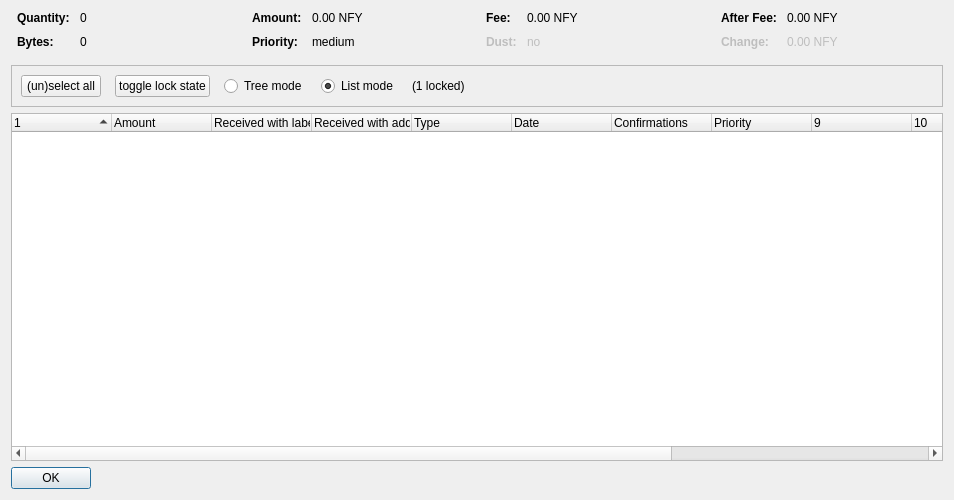
<?xml version="1.0" encoding="UTF-8"?>
<ui version="4.0">
 <class>CoinControlDialog</class>
 <widget class="QDialog" name="CoinControlDialog">
  <property name="geometry">
   <rect>
    <x>0</x>
    <y>0</y>
    <width>954</width>
    <height>500</height>
   </rect>
  </property>
  <property name="windowTitle">
   <string>Coin Selection</string>
  </property>
  <layout class="QVBoxLayout" name="verticalLayout">
   <item>
    <layout class="QHBoxLayout" name="horizontalLayoutTop" stretch="0,0,0,0">
     <property name="topMargin">
      <number>0</number>
     </property>
     <property name="bottomMargin">
      <number>10</number>
     </property>
     <item>
      <layout class="QFormLayout" name="formLayoutCoinControl1">
       <property name="horizontalSpacing">
        <number>10</number>
       </property>
       <property name="verticalSpacing">
        <number>10</number>
       </property>
       <property name="leftMargin">
        <number>6</number>
       </property>
       <property name="rightMargin">
        <number>6</number>
       </property>
       <item row="0" column="0">
        <widget class="QLabel" name="labelCoinControlQuantityText">
         <property name="font">
          <font>
           <weight>75</weight>
           <bold>true</bold>
          </font>
         </property>
         <property name="text">
          <string>Quantity:</string>
         </property>
        </widget>
       </item>
       <item row="0" column="1">
        <widget class="QLabel" name="labelCoinControlQuantity">
         <property name="cursor">
          <cursorShape>IBeamCursor</cursorShape>
         </property>
         <property name="contextMenuPolicy">
          <enum>Qt::ActionsContextMenu</enum>
         </property>
         <property name="text">
          <string notr="true">0</string>
         </property>
         <property name="textInteractionFlags">
          <set>Qt::LinksAccessibleByMouse|Qt::TextSelectableByKeyboard|Qt::TextSelectableByMouse</set>
         </property>
        </widget>
       </item>
       <item row="1" column="0">
        <widget class="QLabel" name="labelCoinControlBytesText">
         <property name="font">
          <font>
           <weight>75</weight>
           <bold>true</bold>
          </font>
         </property>
         <property name="text">
          <string>Bytes:</string>
         </property>
        </widget>
       </item>
       <item row="1" column="1">
        <widget class="QLabel" name="labelCoinControlBytes">
         <property name="cursor">
          <cursorShape>IBeamCursor</cursorShape>
         </property>
         <property name="contextMenuPolicy">
          <enum>Qt::ActionsContextMenu</enum>
         </property>
         <property name="text">
          <string notr="true">0</string>
         </property>
         <property name="textInteractionFlags">
          <set>Qt::LinksAccessibleByMouse|Qt::TextSelectableByKeyboard|Qt::TextSelectableByMouse</set>
         </property>
        </widget>
       </item>
      </layout>
     </item>
     <item>
      <layout class="QFormLayout" name="formLayoutCoinControl2">
       <property name="horizontalSpacing">
        <number>10</number>
       </property>
       <property name="verticalSpacing">
        <number>10</number>
       </property>
       <property name="leftMargin">
        <number>6</number>
       </property>
       <property name="rightMargin">
        <number>6</number>
       </property>
       <item row="0" column="0">
        <widget class="QLabel" name="labelCoinControlAmountText">
         <property name="font">
          <font>
           <weight>75</weight>
           <bold>true</bold>
          </font>
         </property>
         <property name="text">
          <string>Amount:</string>
         </property>
        </widget>
       </item>
       <item row="0" column="1">
        <widget class="QLabel" name="labelCoinControlAmount">
         <property name="cursor">
          <cursorShape>IBeamCursor</cursorShape>
         </property>
         <property name="contextMenuPolicy">
          <enum>Qt::ActionsContextMenu</enum>
         </property>
         <property name="text">
          <string notr="true">0.00 NFY</string>
         </property>
         <property name="textInteractionFlags">
          <set>Qt::LinksAccessibleByMouse|Qt::TextSelectableByKeyboard|Qt::TextSelectableByMouse</set>
         </property>
        </widget>
       </item>
       <item row="1" column="0">
        <widget class="QLabel" name="labelCoinControlPriorityText">
         <property name="font">
          <font>
           <weight>75</weight>
           <bold>true</bold>
          </font>
         </property>
         <property name="text">
          <string>Priority:</string>
         </property>
        </widget>
       </item>
       <item row="1" column="1">
        <widget class="QLabel" name="labelCoinControlPriority">
         <property name="cursor">
          <cursorShape>IBeamCursor</cursorShape>
         </property>
         <property name="contextMenuPolicy">
          <enum>Qt::ActionsContextMenu</enum>
         </property>
         <property name="text">
          <string>medium</string>
         </property>
         <property name="textInteractionFlags">
          <set>Qt::LinksAccessibleByMouse|Qt::TextSelectableByKeyboard|Qt::TextSelectableByMouse</set>
         </property>
        </widget>
       </item>
      </layout>
     </item>
     <item>
      <layout class="QFormLayout" name="formLayoutCoinControl3">
       <property name="horizontalSpacing">
        <number>10</number>
       </property>
       <property name="verticalSpacing">
        <number>10</number>
       </property>
       <property name="leftMargin">
        <number>6</number>
       </property>
       <property name="rightMargin">
        <number>6</number>
       </property>
       <item row="0" column="0">
        <widget class="QLabel" name="labelCoinControlFeeText">
         <property name="font">
          <font>
           <weight>75</weight>
           <bold>true</bold>
          </font>
         </property>
         <property name="text">
          <string>Fee:</string>
         </property>
        </widget>
       </item>
       <item row="0" column="1">
        <widget class="QLabel" name="labelCoinControlFee">
         <property name="cursor">
          <cursorShape>IBeamCursor</cursorShape>
         </property>
         <property name="contextMenuPolicy">
          <enum>Qt::ActionsContextMenu</enum>
         </property>
         <property name="text">
          <string notr="true">0.00 NFY</string>
         </property>
         <property name="textInteractionFlags">
          <set>Qt::LinksAccessibleByMouse|Qt::TextSelectableByKeyboard|Qt::TextSelectableByMouse</set>
         </property>
        </widget>
       </item>
       <item row="1" column="0">
        <widget class="QLabel" name="labelCoinControlLowOutputText">
         <property name="enabled">
          <bool>false</bool>
         </property>
         <property name="font">
          <font>
           <weight>75</weight>
           <bold>true</bold>
          </font>
         </property>
         <property name="text">
          <string>Dust:</string>
         </property>
        </widget>
       </item>
       <item row="1" column="1">
        <widget class="QLabel" name="labelCoinControlLowOutput">
         <property name="enabled">
          <bool>false</bool>
         </property>
         <property name="cursor">
          <cursorShape>IBeamCursor</cursorShape>
         </property>
         <property name="contextMenuPolicy">
          <enum>Qt::ActionsContextMenu</enum>
         </property>
         <property name="text">
          <string>no</string>
         </property>
         <property name="textInteractionFlags">
          <set>Qt::LinksAccessibleByMouse|Qt::TextSelectableByKeyboard|Qt::TextSelectableByMouse</set>
         </property>
        </widget>
       </item>
      </layout>
     </item>
     <item>
      <layout class="QFormLayout" name="formLayoutCoinControl4">
       <property name="horizontalSpacing">
        <number>10</number>
       </property>
       <property name="verticalSpacing">
        <number>10</number>
       </property>
       <property name="leftMargin">
        <number>6</number>
       </property>
       <property name="rightMargin">
        <number>6</number>
       </property>
       <item row="0" column="0">
        <widget class="QLabel" name="labelCoinControlAfterFeeText">
         <property name="font">
          <font>
           <weight>75</weight>
           <bold>true</bold>
          </font>
         </property>
         <property name="text">
          <string>After Fee:</string>
         </property>
        </widget>
       </item>
       <item row="0" column="1">
        <widget class="QLabel" name="labelCoinControlAfterFee">
         <property name="cursor">
          <cursorShape>IBeamCursor</cursorShape>
         </property>
         <property name="contextMenuPolicy">
          <enum>Qt::ActionsContextMenu</enum>
         </property>
         <property name="text">
          <string notr="true">0.00 NFY</string>
         </property>
         <property name="textInteractionFlags">
          <set>Qt::LinksAccessibleByMouse|Qt::TextSelectableByKeyboard|Qt::TextSelectableByMouse</set>
         </property>
        </widget>
       </item>
       <item row="1" column="0">
        <widget class="QLabel" name="labelCoinControlChangeText">
         <property name="enabled">
          <bool>false</bool>
         </property>
         <property name="font">
          <font>
           <weight>75</weight>
           <bold>true</bold>
          </font>
         </property>
         <property name="text">
          <string>Change:</string>
         </property>
        </widget>
       </item>
       <item row="1" column="1">
        <widget class="QLabel" name="labelCoinControlChange">
         <property name="enabled">
          <bool>false</bool>
         </property>
         <property name="cursor">
          <cursorShape>IBeamCursor</cursorShape>
         </property>
         <property name="contextMenuPolicy">
          <enum>Qt::ActionsContextMenu</enum>
         </property>
         <property name="text">
          <string notr="true">0.00 NFY</string>
         </property>
         <property name="textInteractionFlags">
          <set>Qt::LinksAccessibleByMouse|Qt::TextSelectableByKeyboard|Qt::TextSelectableByMouse</set>
         </property>
        </widget>
       </item>
      </layout>
     </item>
    </layout>
   </item>
   <item>
    <widget class="QFrame" name="frame">
     <property name="minimumSize">
      <size>
       <width>0</width>
       <height>40</height>
      </size>
     </property>
     <property name="frameShape">
      <enum>QFrame::StyledPanel</enum>
     </property>
     <property name="frameShadow">
      <enum>QFrame::Sunken</enum>
     </property>
     <layout class="QHBoxLayout" name="horizontalLayout">
      <item>
       <layout class="QHBoxLayout" name="horizontalLayoutPanel" stretch="0,0,0,0,0,0">
        <property name="spacing">
         <number>14</number>
        </property>
        <item>
         <widget class="QPushButton" name="pushButtonSelectAll">
          <property name="sizePolicy">
           <sizepolicy hsizetype="Maximum" vsizetype="Fixed">
            <horstretch>0</horstretch>
            <verstretch>0</verstretch>
           </sizepolicy>
          </property>
          <property name="text">
           <string>(un)select all</string>
          </property>
          <property name="autoDefault">
           <bool>false</bool>
          </property>
         </widget>
        </item>
        <item>
         <widget class="QPushButton" name="pushButtonToggleLock">
          <property name="sizePolicy">
           <sizepolicy hsizetype="Maximum" vsizetype="Fixed">
            <horstretch>0</horstretch>
            <verstretch>0</verstretch>
           </sizepolicy>
          </property>
          <property name="text">
           <string>toggle lock state</string>
          </property>
          <property name="autoDefault">
           <bool>false</bool>
          </property>
         </widget>
        </item>
        <item>
         <widget class="QRadioButton" name="radioTreeMode">
          <property name="sizePolicy">
           <sizepolicy hsizetype="Maximum" vsizetype="Fixed">
            <horstretch>0</horstretch>
            <verstretch>0</verstretch>
           </sizepolicy>
          </property>
          <property name="text">
           <string>Tree mode</string>
          </property>
         </widget>
        </item>
        <item>
         <widget class="QRadioButton" name="radioListMode">
          <property name="sizePolicy">
           <sizepolicy hsizetype="Maximum" vsizetype="Fixed">
            <horstretch>0</horstretch>
            <verstretch>0</verstretch>
           </sizepolicy>
          </property>
          <property name="text">
           <string>List mode</string>
          </property>
          <property name="checked">
           <bool>true</bool>
          </property>
         </widget>
        </item>
        <item>
         <widget class="QLabel" name="labelLocked">
          <property name="text">
           <string>(1 locked)</string>
          </property>
         </widget>
        </item>
        <item>
         <spacer name="horizontalSpacer">
          <property name="orientation">
           <enum>Qt::Horizontal</enum>
          </property>
          <property name="sizeHint" stdset="0">
           <size>
            <width>40</width>
            <height>20</height>
           </size>
          </property>
         </spacer>
        </item>
       </layout>
      </item>
     </layout>
    </widget>
   </item>
   <item>
    <widget class="CoinControlTreeWidget" name="treeWidget">
     <property name="contextMenuPolicy">
      <enum>Qt::CustomContextMenu</enum>
     </property>
     <property name="sortingEnabled">
      <bool>false</bool>
     </property>
     <property name="columnCount">
      <number>13</number>
     </property>
     <attribute name="headerShowSortIndicator" stdset="0">
      <bool>true</bool>
     </attribute>
     <attribute name="headerStretchLastSection">
      <bool>false</bool>
     </attribute>
     <column>
      <property name="text">
       <string/>
      </property>
     </column>
     <column>
      <property name="text">
       <string>Amount</string>
      </property>
     </column>
     <column>
      <property name="text">
       <string>Received with label</string>
      </property>
     </column>
     <column>
      <property name="text">
       <string>Received with address</string>
      </property>
     </column>
     <column>
      <property name="text">
	<string>Type</string>
      </property>
     </column>
     <column>
      <property name="text">	 
       <string>Date</string>
      </property>
     </column>
     <column>
      <property name="text">
       <string>Confirmations</string>
      </property>
      <property name="toolTip">
       <string>Confirmed</string>
      </property>
     </column>
     <column>
      <property name="text">
       <string>Priority</string>
      </property>
     </column>
     <column>
      <property name="text">
       <string/>
      </property>
     </column>
     <column>
      <property name="text">
       <string/>
      </property>
     </column>
     <column>
      <property name="text">
       <string/>
      </property>
     </column>
     <column>
      <property name="text">
       <string/>
      </property>
     </column>
     <column>
      <property name="text">
       <string/>
      </property>
     </column>
    </widget>
   </item>
   <item>
    <widget class="QDialogButtonBox" name="buttonBox">
     <property name="sizePolicy">
      <sizepolicy hsizetype="Maximum" vsizetype="Fixed">
       <horstretch>0</horstretch>
       <verstretch>0</verstretch>
      </sizepolicy>
     </property>
     <property name="orientation">
      <enum>Qt::Horizontal</enum>
     </property>
     <property name="standardButtons">
      <set>QDialogButtonBox::Ok</set>
     </property>
    </widget>
   </item>
  </layout>
 </widget>
 <customwidgets>
  <customwidget>
   <class>CoinControlTreeWidget</class>
   <extends>QTreeWidget</extends>
   <header>coincontroltreewidget.h</header>
  </customwidget>
 </customwidgets>
 <resources/>
 <connections/>
</ui>
